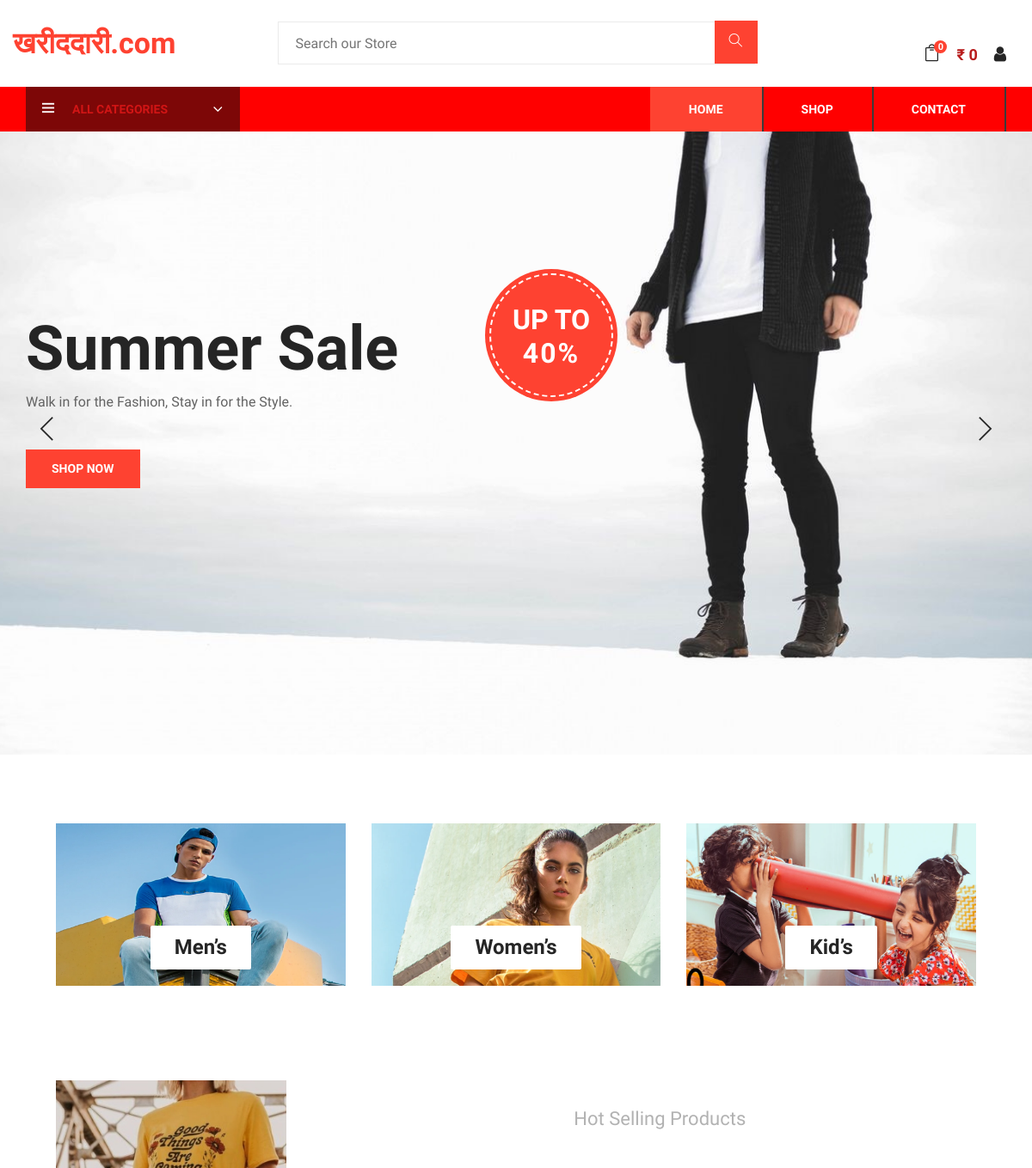
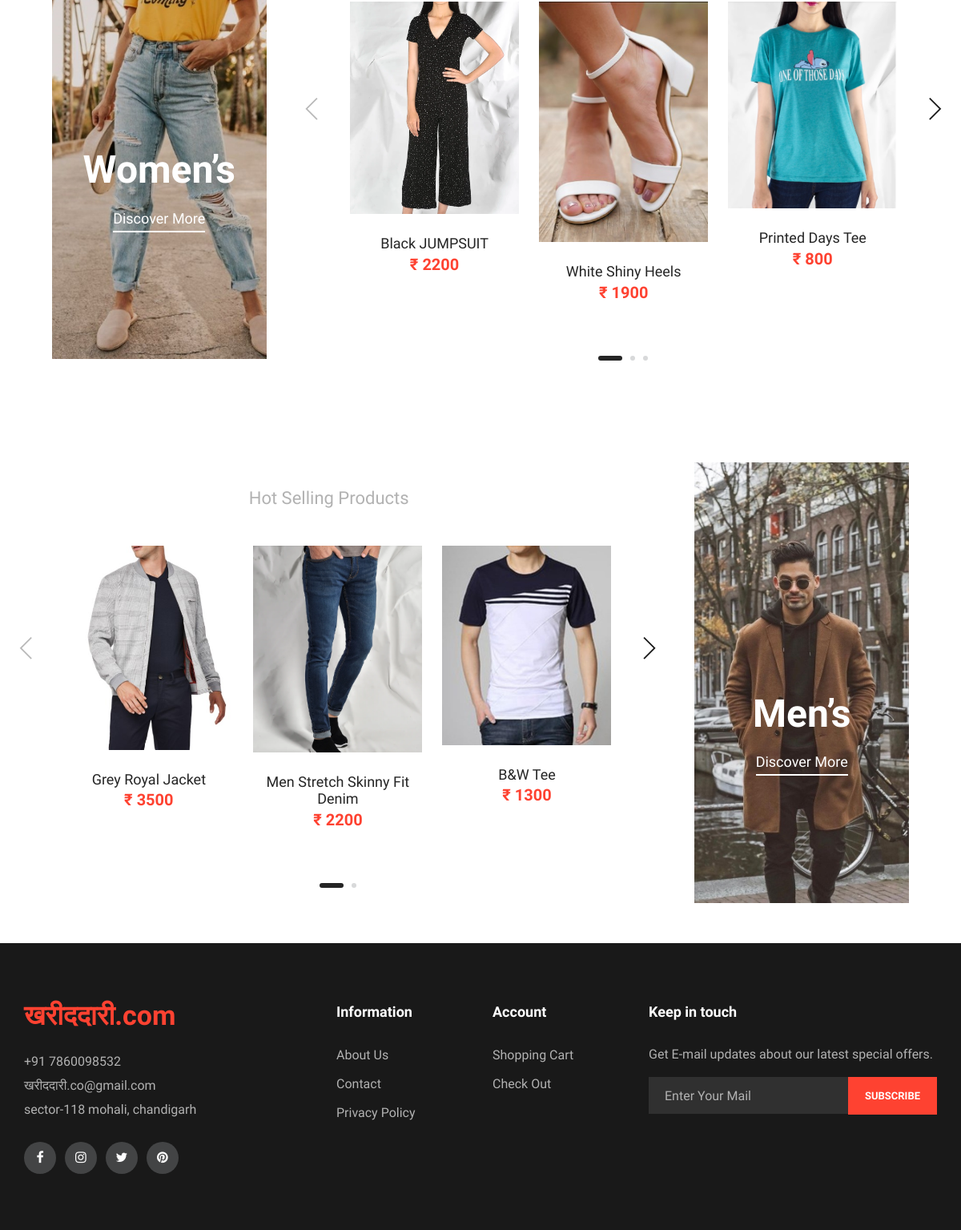
The page / on the database its author committed (2 pictures, top to bottom).
### tables this page shows
CREATE TABLE `slider` (
  `slide_id` int(10) NOT NULL,
  `slide_name` varchar(255) NOT NULL,
  `slide_image` text NOT NULL,
  `slide_heading` varchar(100) NOT NULL,
  `slide_text` varchar(100) NOT NULL
);

CREATE TABLE `products` (
  `products_id` int(10) NOT NULL,
  `p_cat_id` int(10) NOT NULL,
  `cat_id` int(10) NOT NULL,
  `date` timestamp NOT NULL DEFAULT current_timestamp() ON UPDATE current_timestamp(),
  `product_title` text NOT NULL,
  `product_img1` text NOT NULL,
  `product_img2` text NOT NULL,
  `product_price` int(10) NOT NULL,
  `product_keywords` text NOT NULL,
  `product_desc` text NOT NULL
);

### functions.php (the view, shortened to what this page needs)
<?php
$db = mysqli_connect('localhost', 'root', '', 'threaderz_store');
function getWProduct()
{
    global $db;
    $get_products = "select * from products where cat_id=2 order by RAND() LIMIT 7";
    $run_products = mysqli_query($db, $get_products);
    while ($row_products = mysqli_fetch_array($run_products)) {
        $products_id = $row_products['products_id'];
        $product_title = $row_products['product_title'];
        $product_price = $row_products['product_price'];
        $product_img1 = $row_products['product_img1'];
        echo "
        <div class='product-item'>
        <div class='pi-pic' style='max-height:300px'>
            <img src='img/products/$product_img1' alt='$product_title'>
            <ul>
                <li class='quick-view'><a href='product.php?product_id=$products_id' style='background:#fe4231;color:white'>View product</a></li>
            </ul>
        </div>
        <div class='pi-text'>
            <a href='product.php?product_id=$products_id'>
                <h5>$product_title</h5>
            </a>
            <div class='product-price'>
            ₹ $product_price
            </div>
        </div>
    </div>
    ";
    }
}
function getMProduct()
{
    global $db;
    $get_products = "select * from products where cat_id=1 order by RAND() LIMIT 7";
    $run_products = mysqli_query($db, $get_products);
    while ($row_products = mysqli_fetch_array($run_products)) {
        $products_id = $row_products['products_id'];
        $product_title = $row_products['product_title'];
        $product_price = $row_products['product_price'];
        $product_img1 = $row_products['product_img1'];
        echo "
        <div class='product-item'>
        <div class='pi-pic' style='max-height:300px'>
            <img src='img/products/$product_img1' alt='$product_title'>
            <ul>
                <li class='quick-view'><a href='product.php?product_id=$products_id' style='background:#fe4231;color:white'>View product</a></li>
            </ul>
        </div>
        <div class='pi-text'>
            <a href='#'>
                <h5>$product_title</h5>
            </a>
            <div class='product-price'>
            ₹ $product_price
            </div>
        </div>
    </div>
    ";
    }
}
function items()
{
    global $db;
    $c_id = $_SESSION['customer_email'];
    $get_items = "select * from cart where c_id = '$c_id'";
    $run_items = mysqli_query($db, $get_items);
    $count_items = mysqli_num_rows($run_items);
    echo $count_items;
}
function total_price()
{
    $total = 0;
    echo "₹ " . $total;
}

### header.php (shortened to what this page needs)
<!DOCTYPE html>
<html lang="en">
<link rel='stylesheet' href='css/bootstrap.min.css' type='text/css'>
<link rel='stylesheet' href='css/font-awesome.min.css' type='text/css'>
<link rel='stylesheet' href='css/themify-icons.css' type='text/css'>
<link rel='stylesheet' href='css/elegant-icons.css' type='text/css'>
<link rel='stylesheet' href='css/owl.carousel.min.css' type='text/css'>
<link rel='stylesheet' href='css/slicknav.min.css' type='text/css'>
<link rel='stylesheet' href='css/style.css' type='text/css'>
</head>
<body>
    <div class="container">
        <div class="inner-header">
            <div class="row">
                <div class="col-md-3 logo">
                    <a href="index.php">
                        <span>खरीददारी.com</span>
                    </a>
                </div>
                <div class="col-md-6">
                    <form method="post">
                        <div class="input-group">
                            <input type="text" name="search" placeholder="Search our Store" required>
                            <button type="submit" name="submit"><i class="ti-search"></i></button>
                        </div>
                    </form>
                </div>
                <div class="col-md-3 text-right" style="visibility:
                <?php if ($_SESSION['customer_email'] == 'unset') {
                    echo "hidden sdsd";
                } ?>">
                    <ul class="nav-right">
                        <li class="cart-icon">
                            <a href="shopping-cart.php">
                                <i class="icon_bag_alt"></i>
                                <span><?php items(); ?></span>
                            </a>
                                    <h5><?php total_price(); ?></h5>
                        </li>
                        <li class="cart-price"><?php total_price(); ?></li>
                        <li class="user-icon">
                            <div class="login-panel">
                                <i class="fa fa-user" style="font-size:20px"></i>
                            </div>
                        </li>
                    </ul>
                </div>
            </div>
        </div>
    </div>
    <div class="nav-item">
        <div class="container">
            <div class="nav-depart">
                <div class="depart-btn">
                    <i class="ti-menu"></i>
                    <span>All Categories</span>
                </div>
            </div>
            <nav class="nav-menu mobile-menu">
                <ul>
                    <li class="<?php if ($active == 'Home') echo "active" ?>"><a href="index.php">Home</a></li>
                    <li class="<?php if ($active == 'Shop') echo "active" ?>"><a href="shop.php">Shop</a></li>
                    <li class="<?php if ($active == 'Contact') echo "active" ?>"><a href="contact.php">Contact</a></li>
                </ul>
            </nav>
        </div>
    </div>

### index.php (shortened to what this page needs)
<?php
$active = "Home";
include("functions.php");
include("header.php");
?>
<section class="hero-section">
    <div class="hero-items owl-carousel">
        <?php
        $get_slides = "select * from slider LIMIT 0,1";
        $run_slider = mysqli_query($con, $get_slides);
        while ($row_slides = mysqli_fetch_array($run_slider)) {
            $slide_image = $row_slides['slide_image'];
            $slide_heading = $row_slides['slide_heading'];
            $slide_text = $row_slides['slide_text'];
            echo "
            <div class='single-hero-items set-bg' data-setbg='img/$slide_image'>
                <div class='container'>
                    <div class='row'>
                        <div class='col-lg-5'>
                            <h1>$slide_heading</h1>
                            <p>$slide_text
                            </p>
                            <a href='shop.php' class='primary-btn'>Shop Now</a>
                        </div>
                    </div>
                    <div class='off-card'>
                        <h2>Up to <span>40%</span></h2>
                    </div>
                </div>
            </div>
                ";
        }
        ?>
    </div>
</section>
<div class="banner-section spad">
    <div class="container-fluid">
        <div class="row">
            <div class="col-lg-4">
                <a href='shop.php?cat_id=1'>
                    <div class="single-banner">
                        <img src="img/banner-1.png" alt="Mens">
                        <div class="inner-text">
                            <h4>Men’s</h4>
                        </div>
                    </div>
                </a>
            </div>
            <div class="col-lg-4">
                <a href='shop.php?cat_id=2'>
                    <div class="single-banner">
                        <img src="img/banner-2.png" alt="">
                        <div class="inner-text">
                            <h4>Women’s</h4>
                        </div>
                    </div>
                </a>
            </div>
            <div class="col-lg-4">
                <a href='shop.php?cat_id=3'>
                    <div class="single-banner">
                        <img src="img/banner-3.png" alt="">
                        <div class="inner-text">
                            <h4>Kid’s</h4>
                        </div>
                    </div>
                </a>
            </div>
        </div>
    </div>
</div>
<section class="women-banner spad">
    <div class="container-fluid">
        <div class="row">
            <div class="col-lg-3">
                <div class="product-large set-bg" data-setbg="img/women-large.jpg">
                    <h2>Women’s</h2>
                    <a href="shop.php?cat_id=2">Discover More</a>
                </div>
            </div>
            <div class="col-lg-8 offset-lg-1">
                <div class="filter-control">
                    <h3> Hot  Selling Products </h3>
                </div>
                <div class="product-slider owl-carousel">
                    <?php
                    getWProduct();
                    ?>
                </div>
            </div>
        </div>
    </div>
</section>
<section class="man-banner spad">
    <div class="container-fluid">
        <div class="row">
            <div class="col-lg-8">
                <div class="filter-control">
                    <h3> Hot  Selling Products </h3>
                </div>
                <div class="product-slider owl-carousel">
                    <?php
                    getMProduct();
                    ?>
                </div>
            </div>
            <div class="col-lg-3 offset-lg-1">
                <div class="product-large set-bg m-large" data-setbg="img/men-large.jpg">
                    <h2>Men’s</h2>
                    <a href="shop.php?cat_id=1">Discover More</a>
                </div>
            </div>
        </div>
    </div>
</section>
<?php
include('footer.php');
?>
</body>
</html>

### footer.php (shortened to what this page needs)
<footer class="footer-section">
    <div class="container">
        <div class="row" style="padding-bottom: 40px;">
            <div class="col-lg-3">
                <div class="footer-left">
                    <div class="footer-logo">
                        <a href="index.php"> <span>खरीददारी.com</span>
                        </a>
                    </div>
                    <ul>
                        <li>+91 7860098532</li>
                        <li>खरीददारी.co@gmail.com</li>
                        <li>sector-118 mohali, chandigarh</li>
                    </ul>
                    <div class="footer-social">
                        <a href="https://www.facebook.com/" target="_blank"><i class="fa fa-facebook"></i></a>
                        <a href="https://www.instagram.com/?hl=en" target="_blank"><i class="fa fa-instagram"></i></a>
                        <a href="https://twitter.com/explore" target="_blank"><i class="fa fa-twitter"></i></a>
                        <a href="https://www.pinterest.com/" target="_blank"><i class="fa fa-pinterest"></i></a>
                    </div>
                </div>
            </div>
            <div class="col-lg-2 offset-lg-1">
                <div class="footer-widget">
                    <h5>Information</h5>
                    <ul>
                        <li><a href="about.php">About Us</a></li>
                        <li><a href="contact.php">Contact</a></li>
                        <li><a href="index.php">Privacy Policy</a></li>
                    </ul>
                </div>
            </div>
            <div class="col-lg-2">
                <div class="footer-widget" style="display: <?php if ($active == 'Register' || $active == 'Login') {
                                                                echo 'none';
                                                            };  ?>;">
                    <h5>Account</h5>
                    <ul>
                        <li><a href="
                        <?php if (!($_SESSION['customer_email'] == 'unset')) {
                            echo "shopping-cart.php";
                        } else {
                            echo "login.php";
                        }
                         ?>">Shopping Cart</a></li>
                        <li><a href="
                        <?php if (!($_SESSION['customer_email'] == 'unset')) {
                            echo "check-out.php";
                        } else {
                            echo "login.php";
                        }
                         ?>
                        ">Check Out</a></li>
                    </ul>
                </div>
            </div>
            <div class="col-lg-4">
                <div class="newslatter-item">
                    <h5>Keep in touch</h5>
                    <p>Get E-mail updates about our latest special offers.</p>
                    <form action="index.php" class="subscribe-form">
                        <input type="text" placeholder="Enter Your Mail">
                        <button type="button">Subscribe</button>
                    </form>
                </div>
            </div>
        </div>
    </div>
</footer>

### rows shown on the page
slider: slide_heading "Summer Sale", slide_text "Walk in for the Fashion, Stay in for the Style."
products: product_img1 (picture), product_title "Black JUMPSUIT", product_price "2200"
products: product_img1 (picture), product_title "White Shiny Heels", product_price "1900"
products: product_img1 (picture), product_title "Printed Days Tee", product_price "800"
products: product_img1 (picture), product_title "Grey Royal Jacket", product_price "3500"
products: product_img1 (picture), product_title "Men Stretch Skinny Fit Denim", product_price "2200"
products: product_img1+product_title (picture), product_title "B&W Tee", product_price "1300"

### other values the page prints
$count_items "0"
$total "0"
